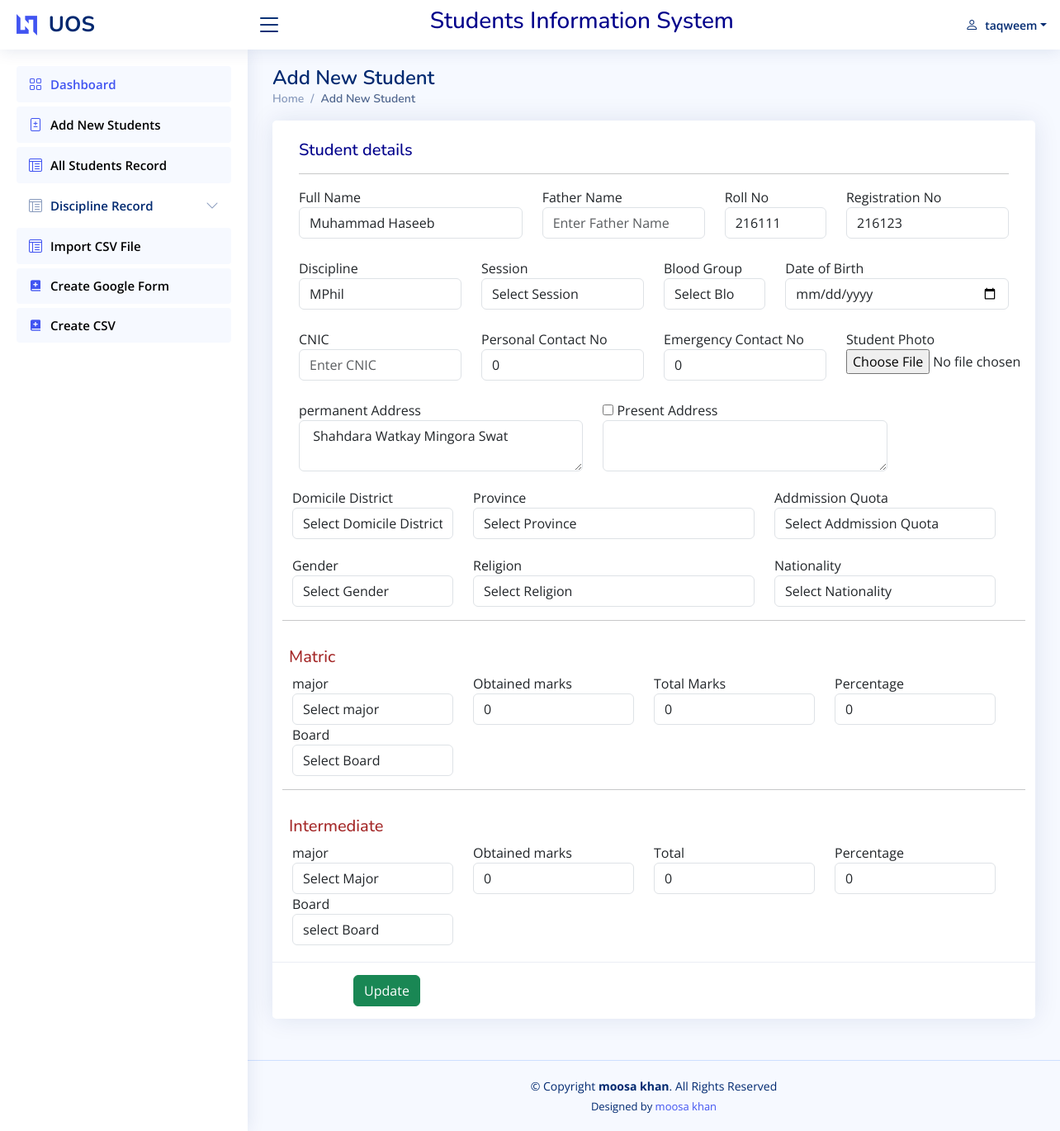
Page /addstudent.php?EId=24 (signed in) on the committed database.
### tables this page shows
CREATE TABLE `student` (
  `S_no` int(11) NOT NULL,
  `full_name` varchar(50) NOT NULL,
  `f_name` varchar(50) NOT NULL,
  `Roll_no` int(11) NOT NULL,
  `Registration_no` varchar(50) NOT NULL,
  `Discipline` varchar(50) NOT NULL,
  `Session` varchar(20) NOT NULL,
  `Blood` varchar(10) NOT NULL,
  `Dob` date NOT NULL,
  `Cnic` varchar(20) NOT NULL,
  `Personal_c_no` bigint(20) NOT NULL,
  `Emergency_c_no` bigint(20) NOT NULL,
  `Permanent_address` varchar(100) NOT NULL,
  `Present_Address` varchar(100) NOT NULL,
  `Domicile_District` varchar(50) NOT NULL,
  `Province` varchar(50) NOT NULL,
  `Addmission_quota` varchar(50) NOT NULL,
  `Gender` varchar(20) NOT NULL,
  `Religion` varchar(20) NOT NULL,
  `Nationality` varchar(20) NOT NULL,
  `Metric_major` varchar(20) NOT NULL,
  `Ssc_ob_marks` int(11) NOT NULL,
  `Ssc_total_marks` int(11) NOT NULL,
  `Ssc_percentage` int(11) NOT NULL,
  `Ssc_board` varchar(50) NOT NULL,
  `Hssc_major` varchar(50) NOT NULL,
  `Hssc_ob_marks` int(11) NOT NULL,
  `Hssc_total_marks` int(11) NOT NULL,
  `Hssc_precentage` int(11) NOT NULL,
  `Hssc_board` varchar(50) NOT NULL,
  `Picture` varchar(100) NOT NULL
);

### addstudent.php (the view, shortened to what this page needs)
<?php
include("include/Connection.php");
 $stdname="";
    $fname="";
    $rollno="";
    $registrationno="";
    $discipline="";
    $session="";
    $bloodgrou="Select Blood group";
    $dob="";
    $cnic="";
    $permanent_cno="";
    $emergency_cno="";
    $permanent_address="";
    $present_address="";
    $Domicile_district="Select Domicile District";
    $province= "Select Province";
    $quota="";
    $gender="Select Gender";
    $religion="Select Religion";
    $nationality="Select Nationality";
    $ssc_major="Select major";
    $ssc_ob_marks="";
    $ssc_t="";
    $ssc_percentage="";
    $ssc_board="Select Board";
	$hssc_major="Select Major";
    $hssc_ob_marks="";
    $hssc_total_marks="";
    $hssc_percentage="";
    $hssc_board="select Board";
if(!empty($_GET["EId"])){
	$_display="visible";
	$eid = $_GET["EId"];
	$res=mysqli_query($link,"Select * from  student where S_no= '$eid'");
	$r = mysqli_fetch_row($res);
	 $stdname=$r[1];
    $fname=$r[2];
    $rollno=$r[3];
    $registrationno=$r[4];
    $discipline=$r[5];
    $session=$r[6];
    $bloodgrou=$r[7];
    $dob=$r[8];
    $cnic=$r[9];
    $permanent_cno=$r[10];
    $emergency_cno=$r[11];
    $permanent_address=$r[12];
    $present_address=$r[13];
    $Domicile_district=$r[14];
    $province= $r[15];
    $quota=$r[16];
    $gender=$r[17];
    $religion=$r[18];
    $nationality=$r[19];
    $ssc_major=$r[20];
    $ssc_ob_marks=$r[21];
    $ssc_t=$r[22];
    $ssc_percentage=$r[23];
    $ssc_board=$r[24];
	$hssc_major=$r[25];
    $hssc_ob_marks=$r[26];
    $hssc_total_marks=$r[27];
    $hssc_percentage=$r[28];
    $hssc_board=$r[29];
}
else{
	$_display="hidden";
	$_display2="visible";
}
  ?>
<!DOCTYPE html>
<html lang="en">
	<?php
include("include/head.php");
?>
<body>
<?php
include("include/header.php");
include("include/sidebar.php");
?>
  <main id="main" class="main">
    <div class="pagetitle">
      <h1>Add New Student</h1>
      <nav>
        <ol class="breadcrumb">
          <li class="breadcrumb-item"><a href="index.php">Home</a></li>
          <li class="breadcrumb-item active">Add New Student</li>
        </ol>
      </nav>
    </div>
	  <div class="card">
            <div class="card-body">
              <br>
              <form class="row g-3 needs-validation" method="post" enctype="multipart/form-data" novalidate>
                    <div class="card-body">
                      <span style="color: darkblue;"><h5>Student details</h5></span>
                      <hr>
                      <div class="row">
                        <div class="form-group col-md-4">
                          <label for="studentno">Full Name</label>
                          <input type="text" class="form-control" id="stdName"   onkeydown="return /[a-z A-Z]/i.test(event.key)" name="stdName" placeholder="Enter Full Name" value="<?php echo($stdname)?>" required>
                        </div>
                        <div class="form-group col-md-3">
                          <label for="names">Father Name</label>
                          <input type="text" class="form-control"onkeydown="return /[a-z A-Z]/i.test(event.key)" id="F_name" name="fname" placeholder="Enter Father Name"  value="<?php echo($fname)?>"  >
                        </div>
                        <div class="form-group col-md-2">
                          <label for="age">Roll No</label>
                          <input type="text" class="form-control" id="Roll_no" name="rollno" placeholder="Enter Roll No" required oninput="this.value = this.value.replace([a-z A-Z]/[^0-9.]/g, '').replace(/(\..*)\./g, '$1');"  value="<?php echo($rollno)?>" >
                        </div>
                        <div class="form-group col-md-3">
							<label for="age">Registration No</label>
                          <input type="text" class="form-control" id="R_no" name="Registrationno" placeholder="Enter R.No" required  oninput="this.value = this.value.replace([a-z A-Z]/[^0-9.]/g, '').replace(/(\..*)\./g, '$1');"  value="<?php echo($registrationno)?>"  >
                        </div>
                      </div><br>
    <div class="row">
                        <div class="form-group col-md-3">
                          <label for="age">Discipline</label>
                             <input type="text" class="form-control" id="R_no" name="discipline" placeholder="Enter discipline" required  value="<?php echo($discipline)?>"  >
                        </div>
                        <div class="form-group col-md-3">
                          <label for="age">Session<span style="color: blue;"></span></label>
                          <input type="text" class="form-control" id="R_no" name="session" placeholder="Enter Session" required  value="<?php echo($session)?>"  >
                        </div>
                        <div class="form-group col-md-2">
							 <label for="age">Blood Group</label>
                          <select type="select" class="form-control" id="class" name="bg" >
                            <option selected> <?php echo($bloodgrou)?></option>
                          </select>
                        </div>
						  <div class="form-group col-md-4">
                          <label for="age">Date of Birth</label>
                          <input type="date" class="form-control" id="Dob" name="dob" placeholder="Enter Roll No" value="<?php echo($dob)?>">
                        </div>
</div>
						<br>
						<div class="row">
						 <div class="form-group col-md-3">
                          <label for="age">CNIC</label>
                          <input type="text" class="form-control"  onkeydown="return /[0-9][-]/i.test(event.key)" id="Roll_no" name="cnic" placeholder="Enter CNIC" oninput="this.value = this.value.replace(/[^0-9.]/g, '').replace(/(\..*)\./g, '$1');"  value="<?php echo($cnic)?>">
                        </div> <div class="form-group col-md-3">
                          <label for="age">Personal Contact No</label>
                          <input type="number" class="form-control"   id="Roll_no" name="pcno" placeholder="Enter Permanent No" oninput="this.value = this.value.replace(/[^0-9.]/g, '').replace(/(\..*)\./g, '$1');"  value="<?php echo($permanent_cno)?>" >
                        </div>
                        <div class="form-group col-md-3">
							<label for="age">Emergency Contact No</label>
                          <input type="number" class="form-control"  id="R_no" name="ecno" placeholder="Enter Emergency No " oninput="this.value = this.value.replace(/[^0-9.]/g, '').replace(/(\..*)\./g, '$1');"  value="<?php echo($emergency_cno)?>" >
                        </div>
							<div class="form-group col-md-3">
							<label for="exampleInputFile">Student Photo</label>
                          <div class="input-group">
                            <div  class="custom-file">
                              <input type="file" class="" name="photo" id="photo" >
                            </div>
                          </div>
                        </div>
                      </div><br>
						<div class="row">
						 <div class="form-group col-md-5">
                          <label for="age">permanent Address</label>
							 <textarea id="peraddress" name="peraddress" placeholder="Enter permanent Address" class="form-control" > <?php echo($permanent_address)?></textarea>
                        </div> <div class="form-group col-md-5">
								<input type="checkbox" id="checkBox"  onclick="FillAddressInput()" alt="same as permanent" title="same as permanent">
							<label for="age">Present Address</label>
						 <textarea name="preaddress" placeholder="Enter present Address" class="form-control" id="preaddress"  > <?php echo($present_address)?></textarea>
                        </div>
                      </div>
						</div>
						<br>
                      <div class="row">
                        <div class="form-group col-md-3">
                          <label for="parentname">Domicile District</label>
                         <select type="select" class="form-control" id="relation" name="Ddistrict">
                            <option selected><?php echo($Domicile_district)?></option>
                          </select>
                        </div>
                        <div class="form-group col-md-5">
                          <label for="relation">Province</label>
                          <select type="select" class="form-control" id="relation" name="province">
                            <option selected><?php echo($province)?> </option>
                          </select>
                        </div>
                        <div class="form-group col-md-4">
                          <label for="age">Addmission Quota</label>
                        <input type="text" class="form-control" id="R_no" name="quota" placeholder="Enter Addmission quota" required  value="<?php echo($quota)?>"  >
                        </div>
                      </div>
				  <div class="row" style="margin-top: 20px">
                        <div class="form-group col-md-3">
                          <label for="parentname">Gender</label>
                          <select type="select" class="form-control" id="relation" name="gender" required="">
                            <option selected><?php echo($gender)?></option>
                          </select>
                        </div>
                        <div class="form-group col-md-5">
                          <label for="relation">Religion</label>
                          <select type="select" class="form-control" id="relation" name="religion" >
                            <option selected><?php echo($religion)?></option>
                          </select>
                        </div>
                        <div class="form-group col-md-4">
                          <label for="age"> Nationality</label>
                         <select type="select" class="form-control" id="relation" name="nationality" >
                            <option selected><?php echo($nationality)?> </option>
                          </select>
                        </div>
                      </div><br>
                      <hr>
                      <span style="color: brown"><h5>Matric</h5></span>
                      <div class="row">
                        <div class="form-group col-md-3 ">
                          <label for="phone1">major</label>
                          <select type="select" class="form-control" id="country" name="ssc_major" >
                            <option selected><?php echo($ssc_major)?></option>
                          </select>
                        </div>
                        <div class="form-group col-md-3 ">
                          <label for="district">Obtained marks</label>
                          <input type="text" class="form-control" onkeydown="return /[0-9]/i.test(event.key)" id="Roll_no" name="ssc_ob_marks" placeholder="Enter SSC obtained Marks" oninput="this.value = this.value.replace(/[^0-9.]/g, '').replace(/(\..*)\./g, '$1');" value="<?php echo($ssc_ob_marks)?>" >
                        </div>
						  <div class="form-group col-md-3 ">
                          <label for="district">Total Marks </label>
                          <input type="text" class="form-control" id="" name="ssc_t" onkeydown="return /[0-9]/i.test(event.key)" placeholder="Enter SSC total Marks" oninput="this.value = this.value.replace(/[^0-9.]/g, '').replace(/(\..*)\./g, '$1');" value="<?php echo($ssc_t)?>">
                        </div>
                        <div class="form-group col-md-3 ">
                          <label for="">Percentage</label>
                          <input type="text" class="form-control" id="" name="ssc_percentage"    placeholder="%age" value="<?php echo($ssc_percentage)?>" >
                        </div>
                        <div class="form-group col-md-3 ">
                          <label for="">Board</label>
                          <select type="select" class="form-control"  name="ssc_board" >
                            <option selected><?php echo($ssc_board)?></option>
                          </select>
                        </div>
                      </div>
				    <hr>
                      <span style="color: brown"><h5>Intermediate</h5></span>
				  <div class="row">
                        <div class="form-group col-md-3 ">
                          <label for="phone1">major</label>
                          <select type="select" class="form-control"  name="hssc_major" >
                            <option selected><?php echo($hssc_major)?></option>
                          </select>
                        </div>
                        <div class="form-group col-md-3 ">
                          <label for="district">Obtained marks</label>
                          <input type="text" class="form-control" onkeydown="return /[0-9]/i.test(event.key)" id="Roll_no" name="hssc_ob_marks" placeholder="Enter HSSC obtained Marks" oninput="this.value = this.value.replace(/[^0-9.]/g, '').replace(/(\..*)\./g, '$1');" value="<?php echo($hssc_ob_marks)?>"  >
                        </div>
						  <div class="form-group col-md-3 ">
                          <label for="district">Total</label>
                          <input type="text" class="form-control" onkeydown="return /[0-9]/i.test(event.key)" id="Roll_no" name="hssc_total_marks" placeholder="Enter HSSC total Marks" oninput="this.value = this.value.replace(/[^0-9.]/g, '').replace(/(\..*)\./g, '$1');" value="<?php echo($hssc_total_marks)?>"  >
                        </div>
                        <div class="form-group col-md-3 ">
                          <label >Percentage</label>
                          <input type="text" class="form-control" name="hssc_precentage" placeholder="%age" value="<?php echo($hssc_percentage)?>" >
                        </div>
                        <div class="form-group col-md-3 ">
                          <label for="">Board</label>
                          <select type="select" class="form-control"  name="hssc_board" >
                            <option selected><?php echo($hssc_board)?></option>
                          </select>
                        </div>
                      </div>
                    </div>
                    <div class="card-footer">
						 <button type="submit" name="btnupd" class="btn btn-success"  style="visibility: <?php echo($_display)?>">Update</button>
                    </div>
            </div>
  </main>
<?php
include("include/footer.php");
?>
</body>
</html>

### assets/css/style.css (style rules this page uses)
:root { scroll-behavior: smooth; }
body { font-family: "Open Sans", sans-serif; background: #f6f9ff; color: #444444; }
a { color: #4154f1; text-decoration: none; }
h1, h2, h3, h4, h5, h6 { font-family: "Nunito", sans-serif; }
#main { margin-top: 60px; padding: 20px 30px; transition: all 0.3s; }
.pagetitle { margin-bottom: 10px; }
.pagetitle h1 { font-size: 24px; margin-bottom: 0; font-weight: 600; color: #012970; }
.card { margin-bottom: 30px; border: none; border-radius: 5px; box-shadow: 0px 0 30px rgba(1, 41, 112, 0.1); }
.card-header, .card-footer { border-color: #ebeef4; background-color: #fff; color: #798eb3; padding: 15px; }
.card-body { padding: 0 20px 20px 20px; }
.breadcrumb { font-size: 14px; font-family: "Nunito", sans-serif; color: #899bbd; font-weight: 600; }
.breadcrumb a { color: #899bbd; transition: 0.3s; }
.breadcrumb .breadcrumb-item::before { color: #899bbd; }
.breadcrumb .active { color: #51678f; font-weight: 600; }
@media (min-width: 1200px) { #main, #footer { margin-left: 300px; } }

### rows in the picture
student: stdName "Muhammad Haseeb", rollno "216111", Registrationno "216123", discipline "MPhil", session "Select Session", bg "Select Blo", pcno "0", ecno "0", peraddress "Shahdara Watkay Mingora Swat", Ddistrict "Select Domicile District", province "Select Province", quota "Select Addmission Quota", gender "Select Gender", religion "Select Religion", nationality "Select Nationality", ssc_major "Select major", ssc_ob_marks "0", ssc_t "0", ssc_percentage "0", ssc_board "Select Board", hssc_major "Select Major", hssc_ob_marks "0", hssc_total_marks "0", hssc_precentage "0", hssc_board "select Board"

### other values in the picture
$_SESSION["username"] "taqweem"
